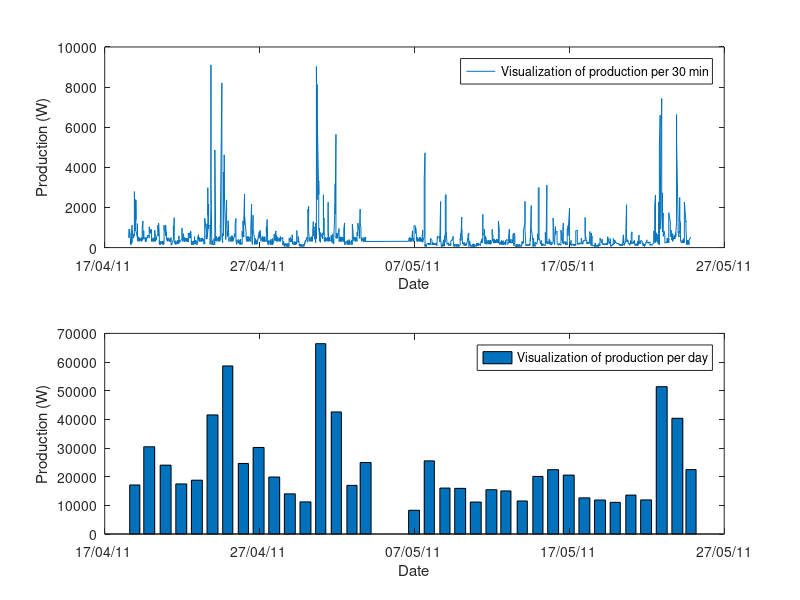

Reproduce this figure in MATLAB.
% Cleaning and clearing and keeping tidiness over your workspace :-) 
clear all; close all; clc 


% import data into an octave structure and extract them 

fprintf("1) Importing Data \n"); 
fprintf('Program paused. Press enter to continue.\n');
pause;


data = importdata("total_watt.csv", ","); 
time_data = data(1).textdata ;
production_per_30min = data(1).data;

% serialize time data 

fprintf("\n2) Serialising time data. This might take a few seconds...\n ");
fprintf('Program paused. Press enter to continue.\n');
pause;
fprintf('\n Serialising done.\n');


for i = 1:size(time_data,1), 
	date_serial(i,1) = datenum(time_data(i,1)); 
			i = i+1;
				end;

% make the plot for visualizing the 30 min data 

fprintf("\n3) Press any key to visualize production per 30 minutes\n ");
fprintf('Program paused. Press enter to continue.\n');
pause;


figure(1); subplot(2, 1, 1); plot(date_serial, production_per_30min); 
legend("Visualization of production per 30 min"); 
xlabel("Date")
ylabel("Production (W)")
datetick(20); 
hold on; 
fprintf("\nWhen you are happy with the visualization press any key\n ");
fprintf('Program paused. Press enter to continue.\n');
pause;


fprintf("\n4) Next step is to calculate the days from the dates\n ");
fprintf('Program paused. Press enter to continue.\n');
pause;

% create a matrix that can be extracted in json form for D3js streaming visualization 

for_json = [date_serial, production_per_30min]; 

 
 a= zeros(size(for_json, 1)- 1, 1) ; 

i = 1; 

for i =1:size(a, 1) ; 

% Find the days. When day number from datestr changes it is another day 
% This is what I like to call day change detector part of the script :-) (elegant ain't not?)

a(i, 1:2)  = datestr(for_json(i,1), 7) == datestr(for_json(i+1,1), 7); 
i = i + 1; 
end

% remember that you miss one last production value for the last day that way 


% count the days 

days = 1; 
for j = 1:1600 ; 
	if a(j, 2) == 0 
		days = days + 1 ; 
	endif 
	end 
	

	fprintf("\nThe number of days in our sample is : %.0f \n", days);

fprintf('Program paused. Press enter to continue calculating production per day.\n');
pause;


% calculate the production per day value in a matrix 
	 
clear production_per_day;
production_per_day = zeros(days, 1) ; 
l = 1 ; 
for k = 1:1599; % 
	if a(k, 2) > 0 
		production_per_day(l, 1) = production_per_day(l, 1) + for_json(k, 2);
	k = k + 1 ;
		if a(k, 2) == 0 
			production_per_day(l, 1) = production_per_day(l, 1) + for_json(k, 2);
			k = k + 1;
			l = l + 1 ;
		endif 
	endif 
	 
end

 % add the last value in production_per_day that was not counted before 
production_per_day(35, 1) = production_per_day(35,1) + for_json(1600, 2); 
production_per_day(35, 1) = production_per_day(35,1) + for_json(1601, 2); 



% make the days matrix for visualization  

days_serial = zeros(days, 1) ; 
l = 1 ;
for k = 1:1599 ; 
	if a(k, 2) > 0 
		days_serial(l,1) = for_json(k, 1);
		k = k + 1 ;

	if a(k,2) == 0 
		k = k + 1;
		l = l + 1;
	endif 
	endif
	end 

% include last day 

days_serial(days, 1) = for_json(1601, 1); 

fprintf("\n4) Press any to visualize production data per day \n ");
fprintf('Program paused. Press enter to continue.\n');
pause;


% Plot Production Per day 
	
figure(1); subplot(2,1,2); bar(days_serial, production_per_day); 
legend("Visualization of production per day"); 
xlabel("Date")
ylabel("Production (W)")
datetick(20); 



